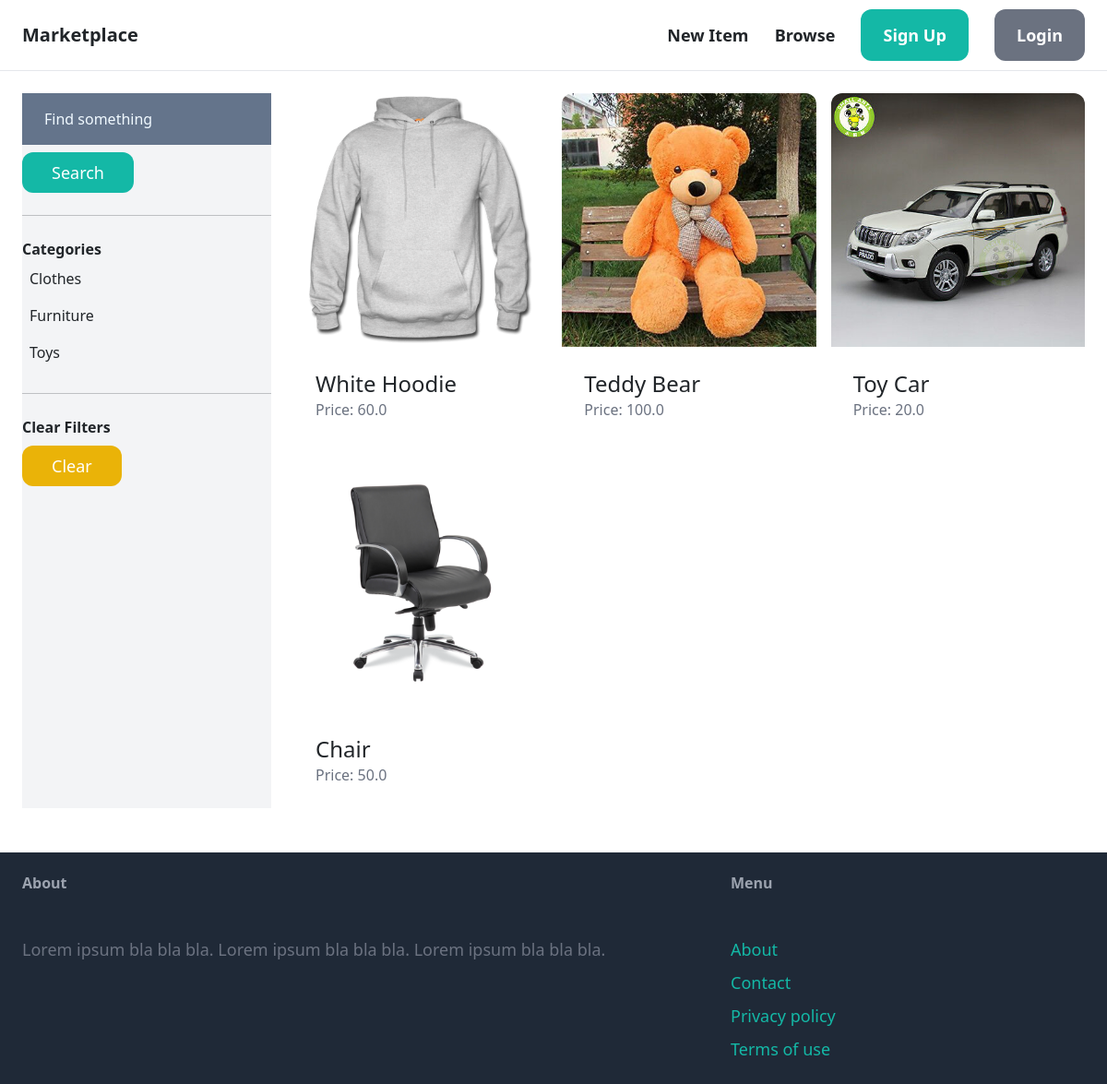
The app's page /items/ with its own data.
### item/models.py (models this page shows, shortened)
class Category(models.Model):
    name = models.CharField(max_length=255)
    class Meta:
        ordering = ('name',)
        verbose_name_plural = 'Categories'

class Item(models.Model):
    category = models.ForeignKey(Category, related_name='items', on_delete=models.CASCADE)
    name = models.CharField(max_length=255)
    description = models.TextField(blank=True, null=True)
    price = models.FloatField()
    image = models.ImageField(upload_to='item_images', blank=True, null=True)
    is_sold = models.BooleanField(default=False)
    created_at = models.DateTimeField(auto_now_add=True)
    created_by = models.ForeignKey(User, related_name='items', on_delete=models.CASCADE)

### item/views.py (the view)
# urls.py: path('items/', include('item.urls')),
def items(request):
    query = request.GET.get('query', '')
    category_id = request.GET.get('category', 0)
    categories = Category.objects.all()
    items = Item.objects.filter(is_sold=False)
    if category_id:
        items = items.filter(category_id=category_id)
    if query:
        items = items.filter(Q(name__icontains=query) | Q(description__icontains=query))
    return render(request, 'item/items.html', {
        'items': items,
        'query': query,
        'categories': categories,
        'category_id': int(category_id),
    })

### item/templates/item/items.html (shortened to what this page needs)
{% extends 'core/base.html' %}
{% block content %}
    <div class="pb-6 grid grid-cols-4 gap-4">
        <div class="col-span-1 bg-gray-100">
            <form action="{% url 'item:items' %}" method="GET">
                <input name="query" class="w-full py-3 px-6 border-rounded-xl bg-slate-500 text-sky-50 placeholder-sky-50" type="text" value="{{ query }}" placeholder="Find something">
                <button class="mt-2 py-2 px-8 text-lg bg-teal-500 text-white rounded-xl">Search</button>
            </form>
            <hr class="my-6">
            <p class="font-semibold">Categories</p>
            <ul>
                {% for category in categories %}
                    <li class="py-2 px-2 rounded-xl{% if category.id == category_id %} bg-gray-200{% endif %}">
                        <a href="{% url 'item:items' %}?query={{ query }}&category={{ category.id }}">{{ category.name }}</a>
                    </li>
                {% endfor %}
            </ul>
            <hr class="my-6">
            <p class="font-semibold">Clear Filters</p>
            <ul>
                <li><a href="{% url 'item:items' %}" class="mt-2 py-2 px-8 inline-block bg-yellow-500 text-lg rounded-xl text-white">Clear</a></li>
            </ul>
        </div>
        <div class="col-span-3">
            <div class="grid grid-cols-3 gap-3">
                {% for item in items %}
                    <div>
                        <a href="{% url 'item:detail' item.id %}">
                            <div>
                                <img src="{{ item.image.url }}" alt="" class="rounded-t-xl">
                            </div>
                            <div class="p-6 bg-white rounded-b-xl">
                                <h2 class="text-2xl">{{ item.name }}</h2>
                                <p class="text-gray-500">Price: {{ item.price }}</p>
                            </div>
                        </a>
                    </div>
                {% endfor %}
            </div>
        </div>
    </div>
{% endblock %}

### records on screen
Category: name "Clothes"
Category: name "Furniture"
Category: name "Toys"
Item: image (picture), name "White Hoodie", price "60.0"
Item: image (picture), name "Teddy Bear", price "100.0"
Item: image (picture), name "Toy Car", price "20.0"
Item: image (picture), name "Chair", price "50.0"
